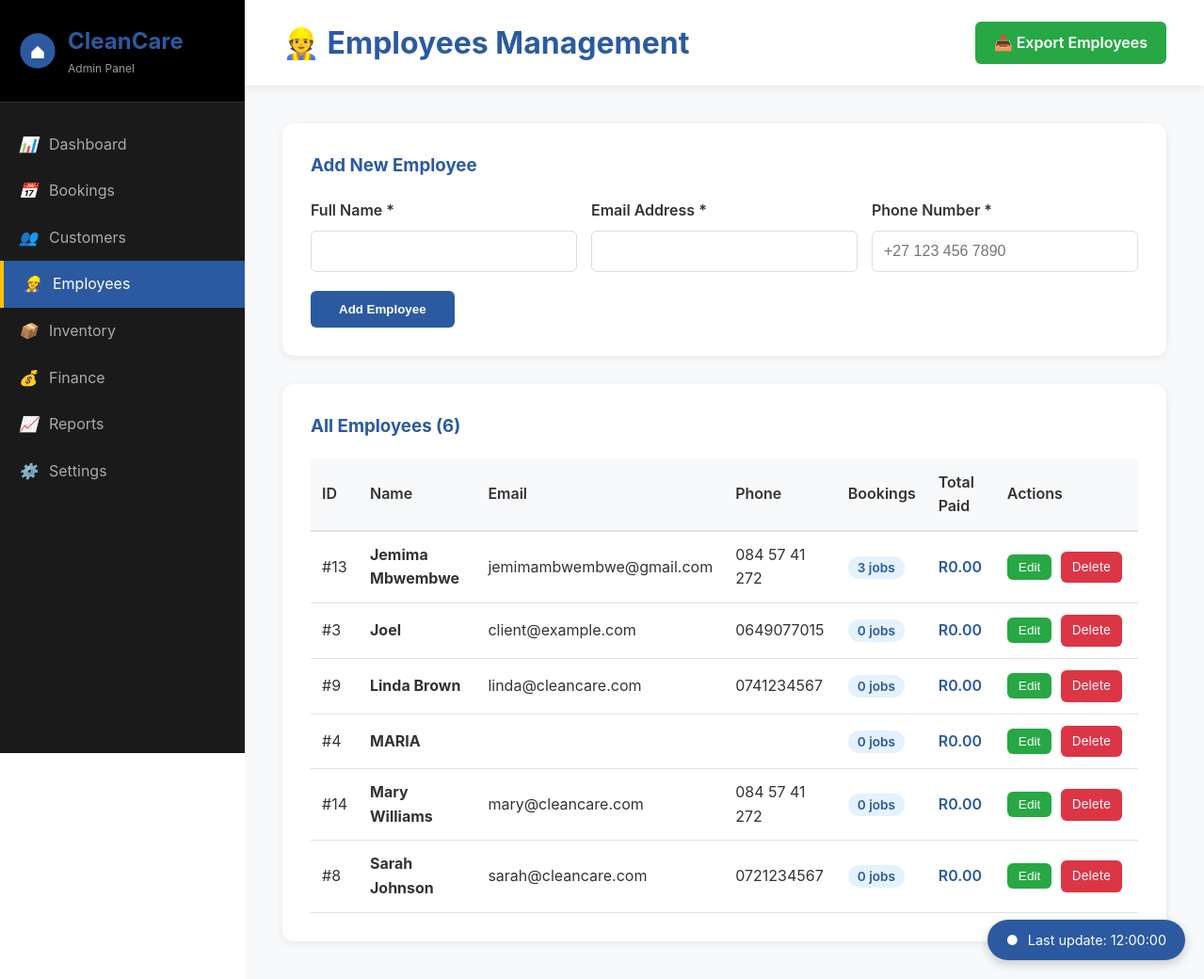
Before: /pages/manage_employees.php (signed in) with the older database file.
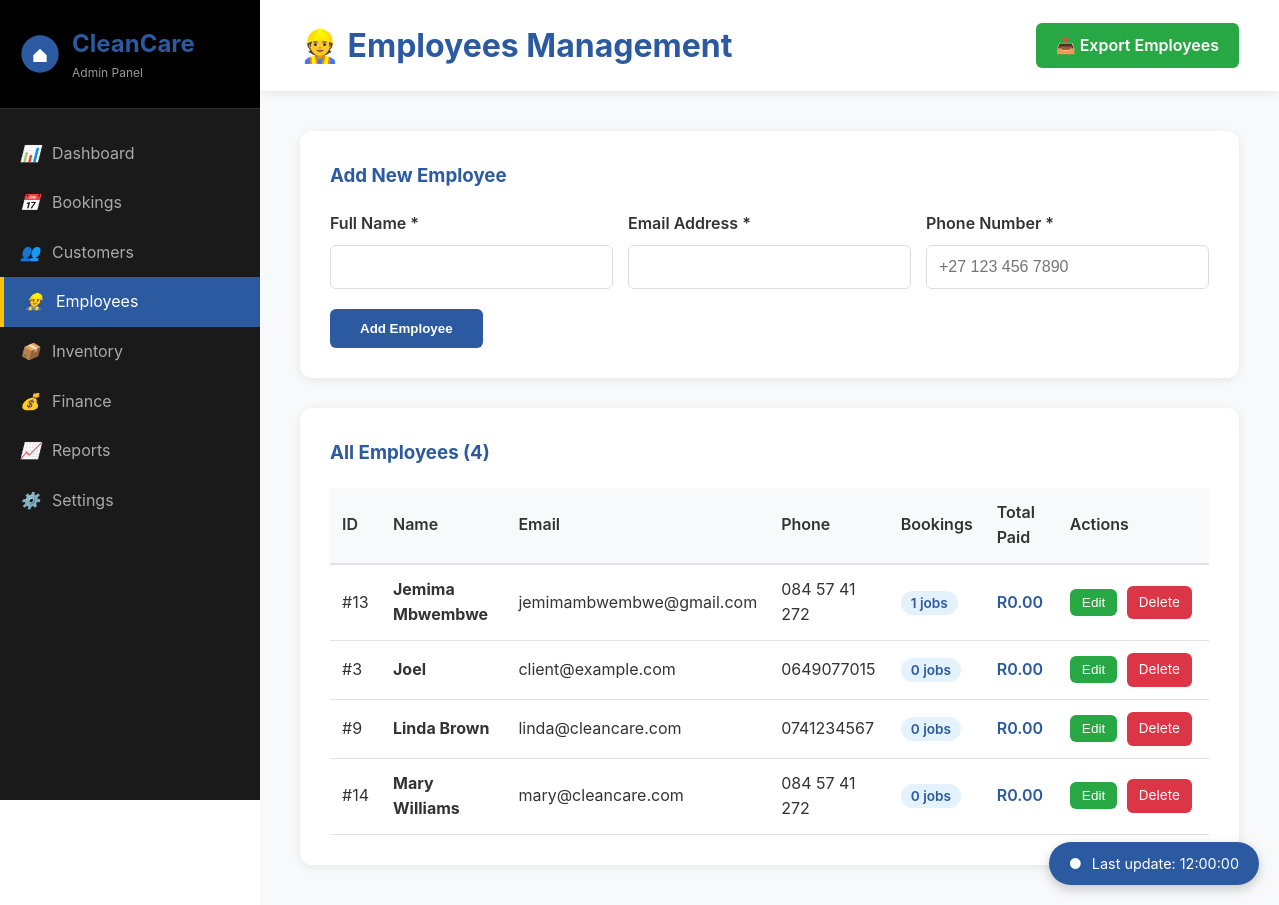
After: the same page with the newer database file.
### tables this page shows
CREATE TABLE `employees` (
  `id` int(11) NOT NULL,
  `name` varchar(100) NOT NULL,
  `email` varchar(100) DEFAULT NULL,
  `phone` varchar(20) DEFAULT NULL,
  `position` varchar(50) DEFAULT NULL
);

### pages/manage_employees.php (the view, shortened to what the changed rows need)
<?php
require_once '../backend/db_config.php';
try {
    $stmt = $pdo->query("SELECT e.*,
                         COUNT(DISTINCT b.id) as total_bookings,
                         COALESCE(SUM(ep.amount), 0) as total_paid
                         FROM employees e
                         LEFT JOIN bookings b ON e.id = b.cleaner_id
                         LEFT JOIN employee_payments ep ON e.id = ep.employee_id
                         GROUP BY e.id
                         ORDER BY e.name ASC");
    $employees = $stmt->fetchAll(PDO::FETCH_ASSOC);
} catch (PDOException $e) {
    $employees = [];
    error_log("Error fetching employees: " . $e->getMessage());
}
?>
<!DOCTYPE html>
<html lang="en">
<head>
    <link rel="stylesheet" href="../frontend/css/style.css">
    <link rel="stylesheet" href="../frontend/css/dashboard.css">
</head>
<body>
    <div class="admin-layout">
        <aside class="admin-sidebar">
            <div class="sidebar-header">
                <div class="sidebar-logo">
                    <div><h2>CleanCare</h2><p>Admin Panel</p></div>
                </div>
            </div>
        </aside>
        <main class="admin-main">
            <div class="admin-header">
                <h1 style="margin: 0; color: #2c5aa0;">👷 Employees Management</h1>
            </div>
            <div class="admin-content">
                <div class="data-table-container">
                    <h3 style="color: #2c5aa0;">All Employees (<span id="employee-count"><?= count($employees) ?></span>)</h3>
                    <div id="employees-table">
                        <?php if (empty($employees)): ?>
                            <p style="text-align: center; color: #999; padding: 40px;">No employees yet.</p>
                        <?php else: ?>
                            <table class="data-table">
                                <thead>
                                    <tr>
                                        <th>ID</th>
                                        <th>Name</th>
                                        <th>Email</th>
                                        <th>Phone</th>
                                        <th>Bookings</th>
                                        <th>Total Paid</th>
                                        <th>Actions</th>
                                    </tr>
                                </thead>
                                <tbody id="employees-tbody">
                                    <?php foreach ($employees as $employee): ?>
                                    <tr>
                                        <td>#<?= $employee['id'] ?></td>
                                        <td><strong><?= htmlspecialchars($employee['name']) ?></strong></td>
                                        <td><?= htmlspecialchars($employee['email']) ?></td>
                                        <td><?= htmlspecialchars($employee['phone']) ?></td>
                                        <td><span class="stat-badge"><?= $employee['total_bookings'] ?> jobs</span></td>
                                        <td style="font-weight: 600; color: #2c5aa0;">R<?= number_format($employee['total_paid'], 2) ?></td>
                                        <td>
                                            <div class="action-buttons">
                                                <button class="btn-action btn-edit" onclick='openEditModal(<?= json_encode($employee) ?>)'>Edit</button>
                                                <a href="?delete=<?= $employee['id'] ?>" class="btn-action btn-delete" onclick="return confirm('Delete this employee?')">Delete</a>
                                            </div>
                                        </td>
                                    </tr>
                                    <?php endforeach; ?>
                                </tbody>
                            </table>
                        <?php endif; ?>
                    </div>
                </div>
            </div>
        </main>
    </div>
</body>
</html>

Changed rows visible on the page:
removed employees: id "4", name "MARIA", total_bookings "0", total_paid "0.00"
removed employees: id "8", name "Sarah Johnson", email "sarah@cleancare.com", phone "0721234567", total_bookings "0", total_paid "0.00"
computed for employees "Jemima Mbwembwe": total_bookings "3" → "1"
Other visible differences:
count($employees): "6" → "4"
